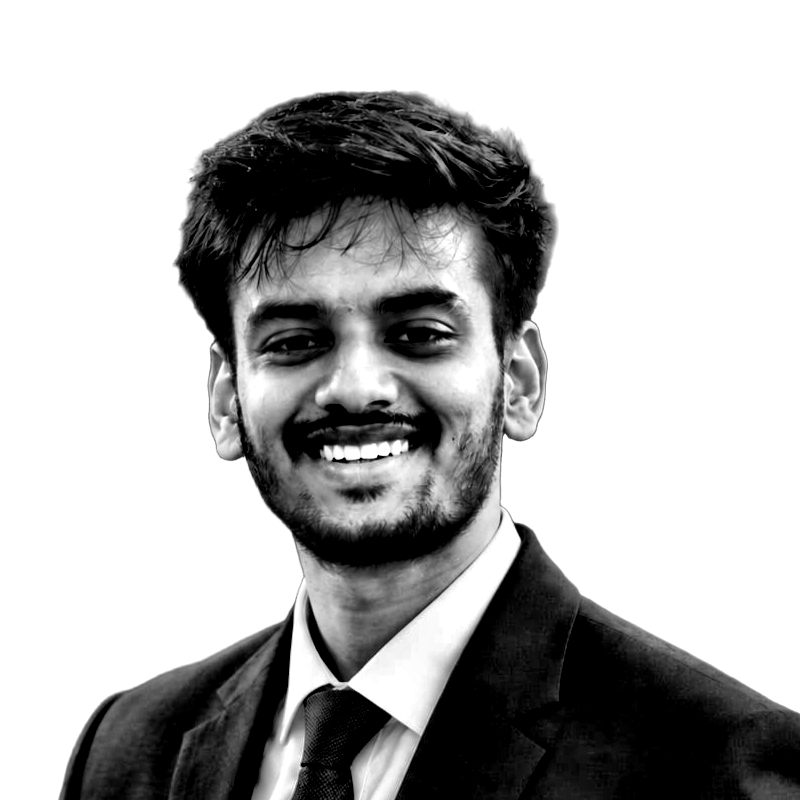
#> input picture source-prepped.png, 800 x 800 px, found by its file name
$ python make_ascii_svg.py
#> lines starting #> are read from the running program, lines starting #| are printed output that depends on the picture
from PIL import Image


INPUT = "source-prepped.png"
OUTPUT = "avi-ascii.svg"

WIDTH = 100
HEIGHT = 53

# Bright → dark
RAMP = " .`:-=+*cs#%@"

COLOR = "#c7c7c7"

image = Image.open(INPUT).convert("L")
#> image is the input picture: PIL image 800x800 L; min 0, max 255, mean 179.7

image.thumbnail((WIDTH, HEIGHT))
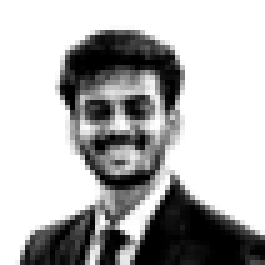
#> image: PIL image 53x53 L (shown 5 times larger); min 0, max 255, mean 179.6

# Create white canvas
canvas = Image.new("L", (WIDTH, HEIGHT), 255)
#> canvas: PIL image 100x53 L; every value is 255

x_offset = (WIDTH - image.width) // 2
#> x_offset = 23
y_offset = (HEIGHT - image.height) // 2
#> y_offset = 0

canvas.paste(image, (x_offset, y_offset))
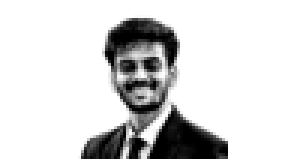
#> canvas: PIL image 100x53 L (shown 3 times larger); min 0, max 255, mean 215

pixels = canvas.load()

rows = []

for y in range(HEIGHT):

    chars = []

    for x in range(WIDTH):

        brightness = pixels[x, y]

        index = int(
            brightness / 255 * (len(RAMP) - 1)
        )

        chars.append(RAMP[index])

    rows.append("".join(chars))
#> after the loop, rows = 53 items


svg = []

svg.append(
    f'''<svg xmlns="http://www.w3.org/2000/svg"
    width="700"
    height="380"
    viewBox="0 0 {WIDTH * 7} {HEIGHT * 7}">

    <rect width="100%" height="100%" fill="#0d1117"/>

    <style>
        text {{
            font-family: monospace;
            font-size: 7px;
            fill: {COLOR};
            white-space: pre;
        }}

        .row {{
            animation: reveal 0.7s ease-out forwards;
            opacity: 0;
        }}

        @keyframes reveal {{
            from {{
                opacity: 0;
                transform: translateX(-20px);
            }}

            to {{
                opacity: 1;
                transform: translateX(0);
            }}
        }}
    </style>
'''
)

for y, row in enumerate(rows):

    delay = y * 0.035

    escaped = (
        row
        .replace("&", "&amp;")
        .replace("<", "&lt;")
        .replace(">", "&gt;")
    )

    svg.append(
        f'''
        <text
            class="row"
            x="0"
            y="{(y + 1) * 7}"
            style="animation-delay:{delay}s"
        >{escaped}</text>
        '''
    )
#> this loop made 53 passes
#> delay on passes 1 to 12: 0, 0.035, 0.07, 0.105, 0.14, 0.175, 0.21, 0.245, 0.28, 0.315, 0.35, 0.385
#> after the loop, svg = 54 items

svg.append("</svg>")

with open(OUTPUT, "w") as f:
    f.write("\n".join(svg))

print(f"Created {OUTPUT}")
